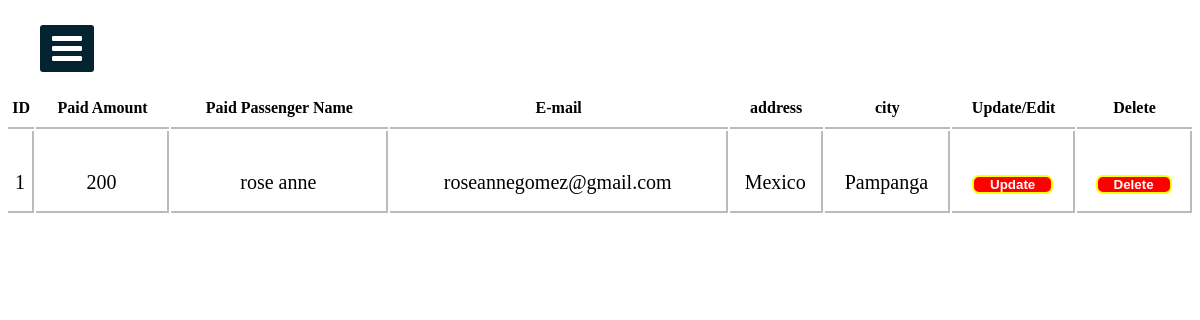
Page /PaymentManage.php on the committed database.
### tables this page shows
CREATE TABLE `payment` (
  `id` int(11) NOT NULL,
  `amount` float NOT NULL,
  `name` varchar(255) NOT NULL,
  `email` varchar(255) NOT NULL,
  `address` varchar(255) NOT NULL,
  `city` varchar(255) NOT NULL,
  `state` varchar(255) NOT NULL,
  `zip_code` int(6) NOT NULL,
  `card_name` varchar(255) NOT NULL,
  `card_number` varchar(16) NOT NULL,
  `exp_month` varchar(20) NOT NULL,
  `exp_year` varchar(20) NOT NULL,
  `cvv` int(4) NOT NULL
);

### PaymentManage.php (the view, shortened to what this page needs)
<?php include("connection.php")?>
<!DOCTYPE html>
<html>
<head>
  <link rel="stylesheet" href="https://cdnjs.cloudflare.com/ajax/libs/font-awesome/4.7.0/css/font-awesome.min.css">
<link rel="stylesheet" href="cssfile/sidebar.css">
</head>
<body>
  <label for="check">
<i class="fa fa-bars" id="btn"></i>
  </label>
<div class="sidebar2">
    <h1 class="adminTopic">Transaction Received...</h1>
<?php
    $sqlget="SELECT * FROM payment";
    $sqldata=mysqli_query($conn,$sqlget) or die('error getting');
    echo "<table>";
    echo "<tr>
      <th>ID</th>
    <th>Paid Amount</th>
    <th>Paid Passenger Name</th>
    <th>E-mail</th>
    <th>address</th>
    <th>city</th>
    <th>Update/Edit</th>
    <th>Delete</th>
       </tr>";
       while ($row=mysqli_fetch_array($sqldata,MYSQLI_ASSOC))
       {
        echo "<tr><td>";
        echo $row['id'];
        echo "</td><td>";
        echo $row['amount'];
        echo "</td><td>";
        echo $row['name'];
        echo "</td><td>";
        echo $row['email'];
        echo "</td><td>";
        echo $row['address'];
        echo "</td><td>";
        echo $row['city'];
        echo "</td>";
        ?>
        <td>
        <button style="border:2px solid yellow; border-radius:7px; background-color:red;color:white;">
          <a href="updateTransactionRecivied.php?id=<?php echo $row['id'];?>">
          Update
          </a>
        </button>
        </td>
        <td>
        <button style="border:2px solid yellow; border-radius:7px; background-color:red;color:white;">
          <a href="deleteTransactionRecivied.php?id=<?php echo $row['id'];?>">
          Delete
          </a>
        </button>
        </td>
      </tr>
<?php
       }
       echo "</table>";
?>
</div>
</body>
</html>

### cssfile/sidebar.css (style rules this page uses)
* { margin: 0; padding: 0; list-style: none; text-decoration: none; }
label #btn, label #cancle { position: absolute; cursor: pointer; background: #042331; color: #fff; border-radius: 3px; }
label #btn { left: 40px; top: 25px; font-size: 35px; color: #fff; padding: 6px 12px; transition: all 0.5s; }

### PaymentManage.php (style rules this page uses)
body { background-image: url("image/1.jpg"); background-position: center; background-size: cover; height: 700px; background-repeat: no-repeat; background-attachment: fixed; }
.adminTopic { text-align: center; color: #fff; }
table { width:99%; border-collapse: separate !important; margin:auto; text-align:center; margin-top:50px; background-color: rgb(255, 255, 255); border-radius: 10px 10px 0px 0px; }
table th { border-bottom:2px solid rgb(187, 187, 187); padding:10px 0px 10px 0px; font-family: "balsamiq_sansitalic" !important; }
table tr td { border-right: 2px solid rgb(187, 187, 187); height: 58px; padding: 22px 0px 0px 0px; font-family: "monospace;" !important; border-bottom: 2px solid rgb(187, 187, 187); font-size: 20px; }
table tr td a { color: white; border-radius: 5px; padding: 6px; text-decoration: none; margin: 10px; font-weight: 700; }
button { padding: 5px 5px 5px 5x; }

### rows in the picture
payment: id "1", amount "200", name "rose anne", email "roseannegomez@gmail.com", address "Mexico", city "Pampanga"
